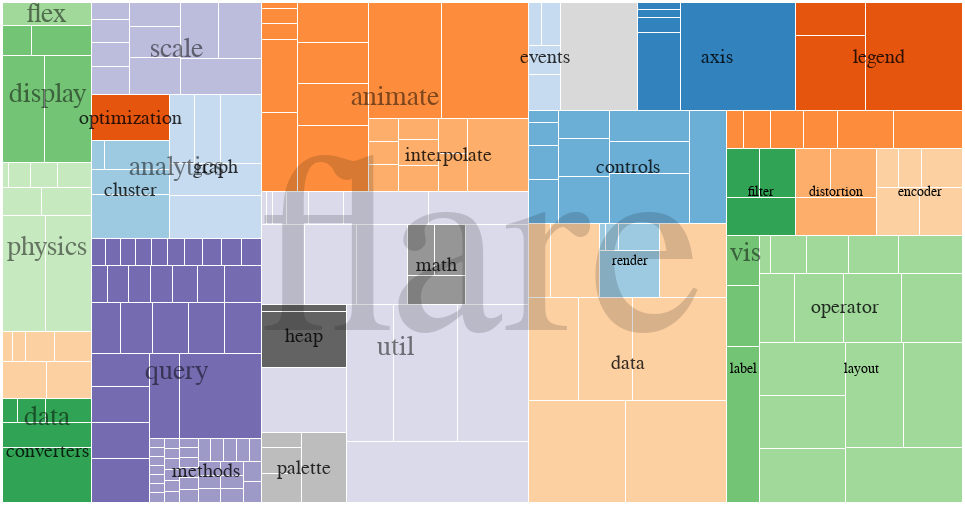

The notebook cell this image was saved under:
### Markdown cell above
## Treemap

### Code cell
using VegaLite, VegaDatasets

@vgplot(
    height=500,
    padding=2.5,
    marks=[
        {
            encode={
                update={
                    x2={
                        field="x1"
                    },
                    x={
                        field="x0"
                    },
                    y2={
                        field="y1"
                    },
                    y={
                        field="y0"
                    }
                },
                enter={
                    fill={
                        field="name",
                        scale="color"
                    }
                }
            },
            interactive=false,
            from={
                data="nodes"
            },
            type="rect"
        },
        {
            encode={
                update={
                    x2={
                        field="x1"
                    },
                    x={
                        field="x0"
                    },
                    y2={
                        field="y1"
                    },
                    fill={
                        value="transparent"
                    },
                    y={
                        field="y0"
                    }
                },
                hover={
                    fill={
                        value="red"
                    }
                },
                enter={
                    stroke={
                        value="#fff"
                    }
                }
            },
            from={
                data="leaves"
            },
            type="rect"
        },
        {
            encode={
                update={
                    x={
                        signal="0.5 * (datum.x0 + datum.x1)"
                    },
                    y={
                        signal="0.5 * (datum.y0 + datum.y1)"
                    }
                },
                enter={
                    fillOpacity={
                        field="depth",
                        scale="opacity"
                    },
                    font={
                        value="Helvetica Neue, Arial"
                    },
                    fontSize={
                        field="depth",
                        scale="size"
                    },
                    fill={
                        value="#000"
                    },
                    baseline={
                        value="middle"
                    },
                    text={
                        field="name"
                    },
                    align={
                        value="center"
                    }
                }
            },
            interactive=false,
            from={
                data="nodes"
            },
            type="text"
        }
    ],
    data=[
        {
            name="tree",
            values=dataset("flare"),
            transform=[
                {
                    key="id",
                    parentKey="parent",
                    type="stratify"
                },
                {
                    method={
                        signal="layout"
                    },
                    sort={
                        field="value"
                    },
                    ratio={
                        signal="aspectRatio"
                    },
                    field="size",
                    size=[
                        {
                            signal="width"
                        },
                        {
                            signal="height"
                        }
                    ],
                    type="treemap",
                    round=true
                }
            ]
        },
        {
            name="nodes",
            source="tree",
            transform=[
                {
                    expr="datum.children",
                    type="filter"
                }
            ]
        },
        {
            name="leaves",
            source="tree",
            transform=[
                {
                    expr="!datum.children",
                    type="filter"
                }
            ]
        }
    ],
    scales=[
        {
            name="color",
            range=[
                "#3182bd",
                "#6baed6",
                "#9ecae1",
                "#c6dbef",
                "#e6550d",
                "#fd8d3c",
                "#fdae6b",
                "#fdd0a2",
                "#31a354",
                "#74c476",
                "#a1d99b",
                "#c7e9c0",
                "#756bb1",
                "#9e9ac8",
                "#bcbddc",
                "#dadaeb",
                "#636363",
                "#969696",
                "#bdbdbd",
                "#d9d9d9"
            ],
            domain={
                data="nodes",
                field="name"
            },
            type="ordinal"
        },
        {
            name="size",
            range=[
                256,
                28,
                20,
                14
            ],
            domain=[
                0,
                1,
                2,
                3
            ],
            type="ordinal"
        },
        {
            name="opacity",
            range=[
                0.15,
                0.5,
                0.8,
                1.0
            ],
            domain=[
                0,
                1,
                2,
                3
            ],
            type="ordinal"
        }
    ],
    width=960,
    autosize="none",
    signals=[
        {
            name="layout",
            bind={
                options=[
                    "squarify",
                    "binary",
                    "slicedice"
                ],
                input="select"
            },
            value="squarify"
        },
        {
            name="aspectRatio",
            bind={
                step=0.1,
                max=5,
                min=1,
                input="range"
            },
            value=1.6
        }
    ]
)

### Figure 1 — Vega specification as saved in the notebook (floating-point values rounded to 4 significant figures; data arrays with more than 128 entries replaced by an {"elided": "..."} marker saying what was removed)
{"autosize": "none", "data": [{"name": "tree", "transform": [{"key": "id", "parentKey": "parent", "type": "stratify"}, {"field": "size", "method": {"signal": "layout"}, "ratio": {"signal": "aspectRatio"}, "round": true, "size": [{"signal": "width"}, {"signal": "height"}], "sort": {"field": "value"}, "type": "treemap"}], "values": {"elided": "252 records"}}, {"name": "nodes", "source": "tree", "transform": [{"expr": "datum.children", "type": "filter"}]}, {"name": "leaves", "source": "tree", "transform": [{"expr": "!datum.children", "type": "filter"}]}], "height": 500, "marks": [{"encode": {"enter": {"fill": {"field": "name", "scale": "color"}}, "update": {"x": {"field": "x0"}, "x2": {"field": "x1"}, "y": {"field": "y0"}, "y2": {"field": "y1"}}}, "from": {"data": "nodes"}, "interactive": false, "type": "rect"}, {"encode": {"enter": {"stroke": {"value": "#fff"}}, "hover": {"fill": {"value": "red"}}, "update": {"fill": {"value": "transparent"}, "x": {"field": "x0"}, "x2": {"field": "x1"}, "y": {"field": "y0"}, "y2": {"field": "y1"}}}, "from": {"data": "leaves"}, "type": "rect"}, {"encode": {"enter": {"align": {"value": "center"}, "baseline": {"value": "middle"}, "fill": {"value": "#000"}, "fillOpacity": {"field": "depth", "scale": "opacity"}, "font": {"value": "Helvetica Neue, Arial"}, "fontSize": {"field": "depth", "scale": "size"}, "text": {"field": "name"}}, "update": {"x": {"signal": "0.5 * (datum.x0 + datum.x1)"}, "y": {"signal": "0.5 * (datum.y0 + datum.y1)"}}}, "from": {"data": "nodes"}, "interactive": false, "type": "text"}], "padding": 2.5, "scales": [{"domain": {"data": "nodes", "field": "name"}, "name": "color", "range": ["#3182bd", "#6baed6", "#9ecae1", "#c6dbef", "#e6550d", "#fd8d3c", "#fdae6b", "#fdd0a2", "#31a354", "#74c476", "#a1d99b", "#c7e9c0", "#756bb1", "#9e9ac8", "#bcbddc", "#dadaeb", "#636363", "#969696", "#bdbdbd", "#d9d9d9"], "type": "ordinal"}, {"domain": [0, 1, 2, 3], "name": "size", "range": [256, 28, 20, 14], "type": "ordinal"}, {"domain": [0, 1, 2, 3], "name": "opacity", "range": [0.15, 0.5, 0.8, 1], "type": "ordinal"}], "signals": [{"bind": {"input": "select", "options": ["squarify", "binary", "slicedice"]}, "name": "layout", "value": "squarify"}, {"bind": {"input": "range", "max": 5, "min": 1, "step": 0.1}, "name": "aspectRatio", "value": 1.6}], "width": 960}
